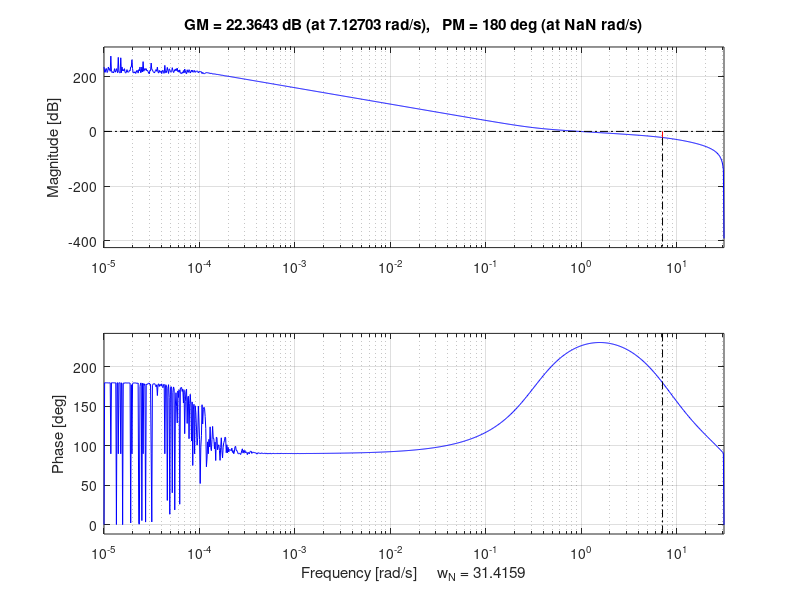
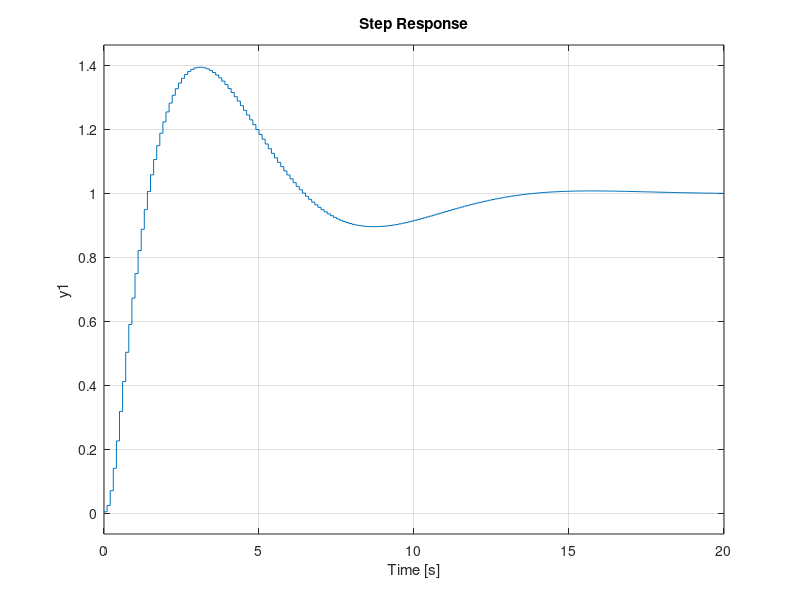
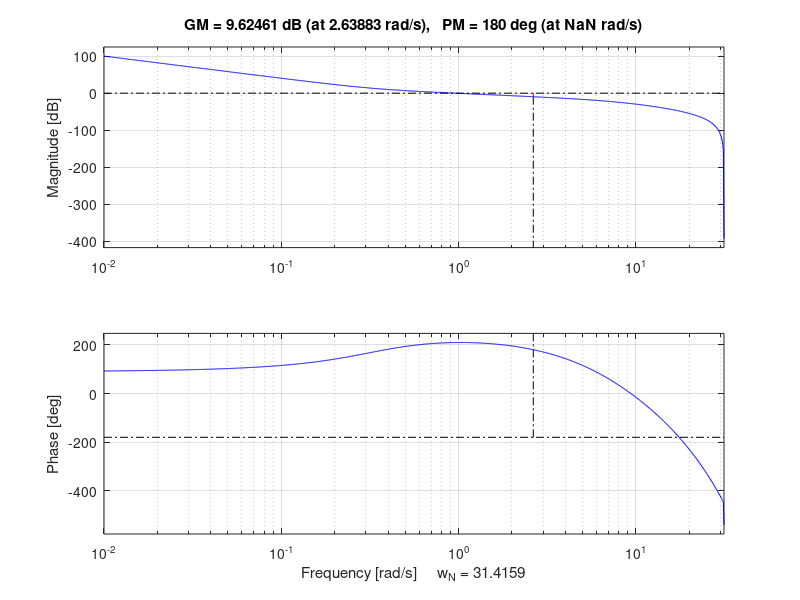

Write the MATLAB code that produced these figures, in order. (Note: this script raises an error after producing the figures.)
%% GNC-839 Re-tune precision controller with time delay
%% Description: New time delay estimate requires re-tuning. 


%% Old Implementation
clear all
close all

% 10 Hz controller
Ts = 0.1; % sec

% Low-pass filter
lpfilter = tf([ 8.507829e-2 1.7015657e-1 8.50782e-2 ],[ 1.0e+0 -9.1530955e-1 2.5562269e-1 ], Ts);
% lpfilter = tf([ 10.507829e-2 1.7015657e-1 8.50782e-2 ],[ 1.0e+0 -9.1530955e-1 2.5562269e-1 ], Ts);

lpfilter_cont = d2c(lpfilter,'tustin');

% Continuous precision PID controller
C = tf(0.5, 1) + tf(0.1, [1 0]) + tf([0.95 0], 1);
%disp(C);

discC = c2d(C,Ts,'tustin');
%disp(discC);

% Continuous double-integrator plant model
P = tf(1, [1 0 0]);

% Open-loop discrete system wihout delay
discPC = c2d(C * P, Ts, 'tustin') * lpfilter;

contPC = C*P*lpfilter_cont;

% Discrete precision PID controller
z = tf('z', Ts);

Kp = 0.5;
Ki = 0.1;
Kd = 0.95;

% Tustin
Cz_tustin = Kp ...
   + Ki * (Ts/2) * (z + 1)/(z - 1) ...
   + Kd * (2/Ts) * (z - 1)/(z + 1);

discC_2 = Cz_tustin;

contC_2 = d2c(discC_2,'tustin');
%disp(contC_2);

%disp(discC_2);

% NEWEST
delay_1 = 1/z;
delay_2 = (1/z)^2;
delay_3 = (1/z)^3;

% Forward Euler (Rectangular)
Cz_euler = Kp ...
   + Ki * Ts / (z - 1) ...
   + Kd * (z - 1) / Ts;

% Open-loop discrete system without delay
discP = c2d(P, Ts, 'zoh');

discPC_euler = discP * Cz_euler * lpfilter;

figure;
[Gm,Pm,Wcg,Wcp] = margin(discPC_euler);
margin(discPC_euler)

figure;
step(feedback(discPC_euler, 1))

figure;
margin(discPC_euler*delay_3)

%% New Implementation
close all
clear all

Ts = 0.1; % 10 Hz

% New implementation
lpfilter = tf([ 8.507829e-2 1.7015657e-1 8.50782e-2 ],[ 1.0e+0 -9.1530955e-1 2.5562269e-1 ], Ts);

Kp = 0.8;
Ki = 0.1;
Kd = 0.95;

P = tf(Kp, 1, 0.1);
I = c2d(tf(Ki,[1 0]), 0.1, 'zoh');
A2W = c2d(tf(1, [1 0]), 0.1, 'zoh');
W2T = c2d(tf(1, [1 0]), 0.1, 'foh');
D = Kd * lpfilter;
Dclosed = feedback(A2W, D);
fwdloop = lpfilter * (P + I) * Dclosed * W2T;

fwdloop_delay_3 = fwdloop;
fwdloop_delay_3.InputDelay = 8;

figure;
margin(fwdloop_delay_3)
step(fwdloop_delay_3)

% Desired margins
PM = 45;    % deg
GM = 8;     % dB

phase_center = -180;
gain_center = 0;

% Diamond vertices
diamond_x = [-180, -180 + PM, -180, -180 - PM, -180];  % phase (x-axis)
diamond_y = [   GM,         0, -GM,          0,    GM];  % gain (y-axis)

figure;
nichols(fwdloop_delay_3)
grid on
hold on 

plot(diamond_x, diamond_y, 'r--', 'LineWidth', 2)
text(-180, GM + 2, 'Desired Robustness Margins', ...
     'HorizontalAlignment', 'center', 'Color', 'r', 'FontSize', 10)

% nichols(fwdloop)

% figure;
% margin(fwdloop)
% 
% figure;
% step(feedback(fwdloop, 1))
% 
% figure;
% margin(fwdloop*delay_1)
% 
% figure;
% margin(fwdloop*delay_2)
% 
% figure;
% margin(fwdloop*delay_3)
% 
% figure;
% margin(fwdloop_delay_3)
% 
% controlSystemDesigner(fwdloop_delay_3)

%% Tuning The Gains
close all;
clear all;

% Sampling time
Ts = 0.1; % 10 Hz

omega_min = 0.01;                    % Low enough for integrator behavior
omega_max = pi / Ts * 0.95;         % ~95% of Nyquist to avoid aliasing

% Create low-pass filter for D gain
lpfilter = tf([ 8.507829e-2 1.7015657e-1 8.50782e-2 ],[ 1.0e+0 -9.1530955e-1 2.5562269e-1 ], Ts);

% Discrete-time plant components
A2W = c2d(tf(1, [1 0]), 0.1, 'zoh');
W2T = c2d(tf(1, [1 0]), 0.1, 'foh'); % Why 1st order hold for W2T?

% Gain variations
Kp_list = linspace(0.6, 1.2, 10);
Ki_list = linspace(0.05, 0.2, 10);
Kd_list = linspace(0.7, 1.2, 10);  % fixed for now

% Preallocate system list
fwdloop_systems = {};
gains = {};
% Loop and collect all variants
for Kp = Kp_list
    for Ki = Ki_list
        for Kd = Kd_list
            % Controller blocks
            P = tf(Kp, 1, Ts);
            I = c2d(tf(Ki, [1 0]), Ts, 'zoh');
            D = Kd * lpfilter;

            % Inner rate loop with derivative feedback
            Dclosed = feedback(A2W, D);

            % Full forward loop
            fwdloop = lpfilter * (P + I) * Dclosed * W2T;

            % Add input delay
            fwdloop.InputDelay = 3;

            % Store in list
            fwdloop_systems{end+1} = fwdloop;
            gains{end+1} = [Kp Ki Kd];
        end
    end
end

% Generate Step Response characteristics 
stepprops = {};
overshoots = [];
settlingtimes = [];
for i = 1:length(fwdloop_systems)
    stepprops{i} = stepinfo(feedback(fwdloop_systems{i}, 1));
    overshoots(i) = stepprops{i}.Overshoot;
    settlingtimes(i) = stepprops{i}.SettlingTime;
    % title(['Step Response for Kp = ' num2str(gains{i}(1)) ', Ki = ' num2str(gains{i}(2)) ', Kd = ' num2str(gains{i}(3))]);
end
overshoots = overshoots';
settlingtimes = settlingtimes';

% Compute bandwidths 
bandwidths = [];
for i=1:length(fwdloop_systems)
    [mag,phase,wout] = nichols(fwdloop_systems{i});
    mag = squeeze(mag); phase = squeeze(phase); wout = squeeze(wout);
    mag = mag2db(mag);
    woutf = omega_min:.01:omega_max; woutf = woutf';
    magf = interp1(wout,mag,woutf);
    ind = interp1(magf,1:length(magf),-3,'nearest');
    bw = woutf(ind);
    bandwidths(i) = bw;
end
bandwidths = bandwidths';

% Plot Nichols for all systems at once
% figure;
% freq_range = {0.01, pi/Ts * 0.95};  % from 0.01 to ~95% of Nyquist
% grid on;
% title('Nichols Plot of PID Variants');
% xlabel('Phase (deg)');
% ylabel('Gain (dB)');
% hold on;
% Plot robustness diamond
PM = 45;
GM = 8;
diamond_x = [-180, -180 + PM, -180, -180 - PM, -180];
diamond_y = [GM, 0, -GM, 0, GM];
plot(diamond_x, diamond_y, 'r--', 'LineWidth', 2)
text(-180, GM + 2, 'Desired Robustness Margins', ...
    'HorizontalAlignment', 'center', 'Color', 'r', 'FontSize', 10);
legend(cellfun(@num2str,gains,'UniformOutput',false))


%% Alternate Methods

% Add discrete time delay to discretized system (Method 1)
% Doesnt appear to work

% k_1 = 1;  % Delay in samples
% k_2 = 2;
% k_3 = 3;
% 
% Delay_1 = tf([zeros(1,k_1) 1], 1, Ts);  % z^{-k}
% Delay_2 = tf([zeros(1,k_2) 1], 1, Ts);
% Delay_3 = tf([zeros(1,k_3) 1], 1, Ts);
% 
% discPC_with_ddelay_1 = discPC * Delay_1;
% discPC_with_ddelay_2 = discPC * Delay_2;
% discPC_with_ddelay_3 = discPC * Delay_3;

% Add continuous time delay to continuous system then discretize (Method 2)
k_1 = 1;  % Delay in samples
k_2 = 2;
k_3 = 3;

Td_1 = Ts*k_1;
Td_2 = Ts*k_2; 
Td_3 = Ts*k_3;
[num_d_1, den_d_1] = pade(Td_1, 2);  % 2nd-order approximation of e^(-sTd)
Delay_1 = tf(num_d_1, den_d_1);

[num_d_2, den_d_2] = pade(Td_2, 2); 
Delay_2 = tf(num_d_2, den_d_2);

[num_d_3, den_d_3] = pade(Td_3, 2); 
Delay_3 = tf(num_d_3, den_d_3);

discPC_with_cdelay_1 = c2d(C * P * Delay_1, Ts,'tustin') * lpfilter;
discPC_with_cdelay_2 = c2d(C * P * Delay_2, Ts,'tustin') * lpfilter;
discPC_with_cdelay_3 = c2d(C * P * Delay_3, Ts,'tustin') * lpfilter;

contPC_with_delay_3 = set(contPC, 'InputDelay', Td_3);
discPC_with_delay_3 = c2d(contPC_with_delay_3, Ts, 'tustin');

close all;
figure;
margin(discPC)

% figure;
% step(feedback(discPC, 1))

figure;
margin(discPC_with_cdelay_1)

% figure;
% step(feedback(discPC_with_cdelay_1, 1))

figure;
margin(discPC_with_cdelay_2)

% figure;
% step(feedback(discPC_with_cdelay_2, 1))

figure;
margin(discPC_with_cdelay_3)

% figure;
% step(feedback(discPC_with_cdelay_3, 1))

figure;
margin(discPC_with_delay_3)


% figure;
% h = bodeplot(discPC, discPC_with_cdelay_1, discPC_with_cdelay_2, discPC_with_cdelay_3); hold on;
% legend('No Delay', '0.1 sec delay', '0.2 sec delay', '0.3 sec delay');
% 
% figure;
% nichols(discPC)